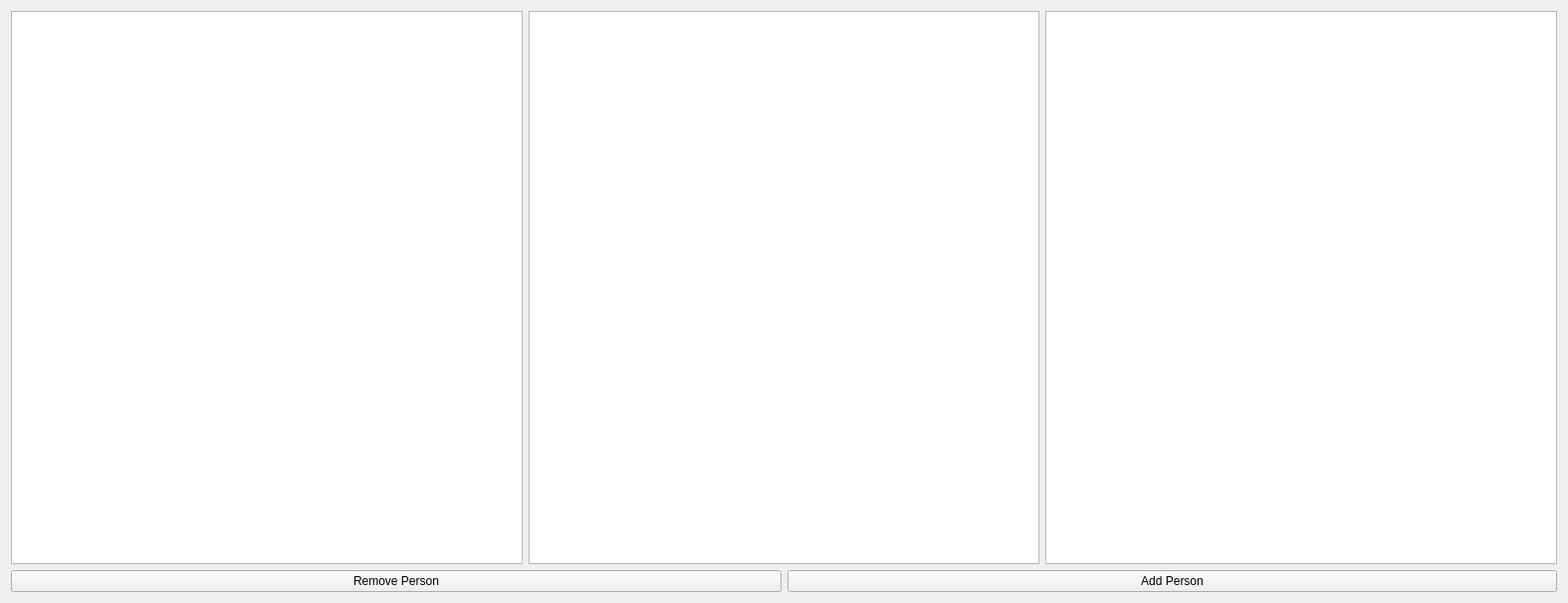
<?xml version="1.0" encoding="UTF-8"?>
<ui version="4.0">
 <class>Widget</class>
 <widget class="QWidget" name="Widget">
  <property name="geometry">
   <rect>
    <x>0</x>
    <y>0</y>
    <width>1575</width>
    <height>606</height>
   </rect>
  </property>
  <property name="windowTitle">
   <string>Widget</string>
  </property>
  <layout class="QVBoxLayout" name="verticalLayout">
   <item>
    <layout class="QHBoxLayout" name="horizontalLayout">
     <item>
      <widget class="QListView" name="listView"/>
     </item>
     <item>
      <widget class="QTableView" name="tableView"/>
     </item>
     <item>
      <widget class="QTreeView" name="treeView"/>
     </item>
    </layout>
   </item>
   <item>
    <layout class="QHBoxLayout" name="horizontalLayout_2">
     <item>
      <widget class="QPushButton" name="removeButton">
       <property name="text">
        <string>Remove Person</string>
       </property>
      </widget>
     </item>
     <item>
      <widget class="QPushButton" name="addButton">
       <property name="text">
        <string>Add Person</string>
       </property>
      </widget>
     </item>
    </layout>
   </item>
  </layout>
 </widget>
 <resources/>
 <connections/>
</ui>
